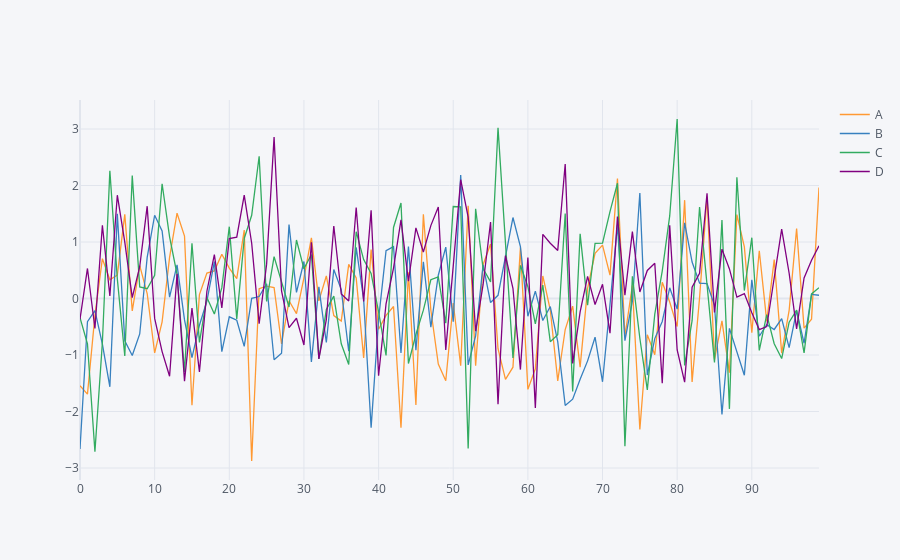

This figure's notebook cell:
### Code cell
%matplotlib notebook
df.iplot()
